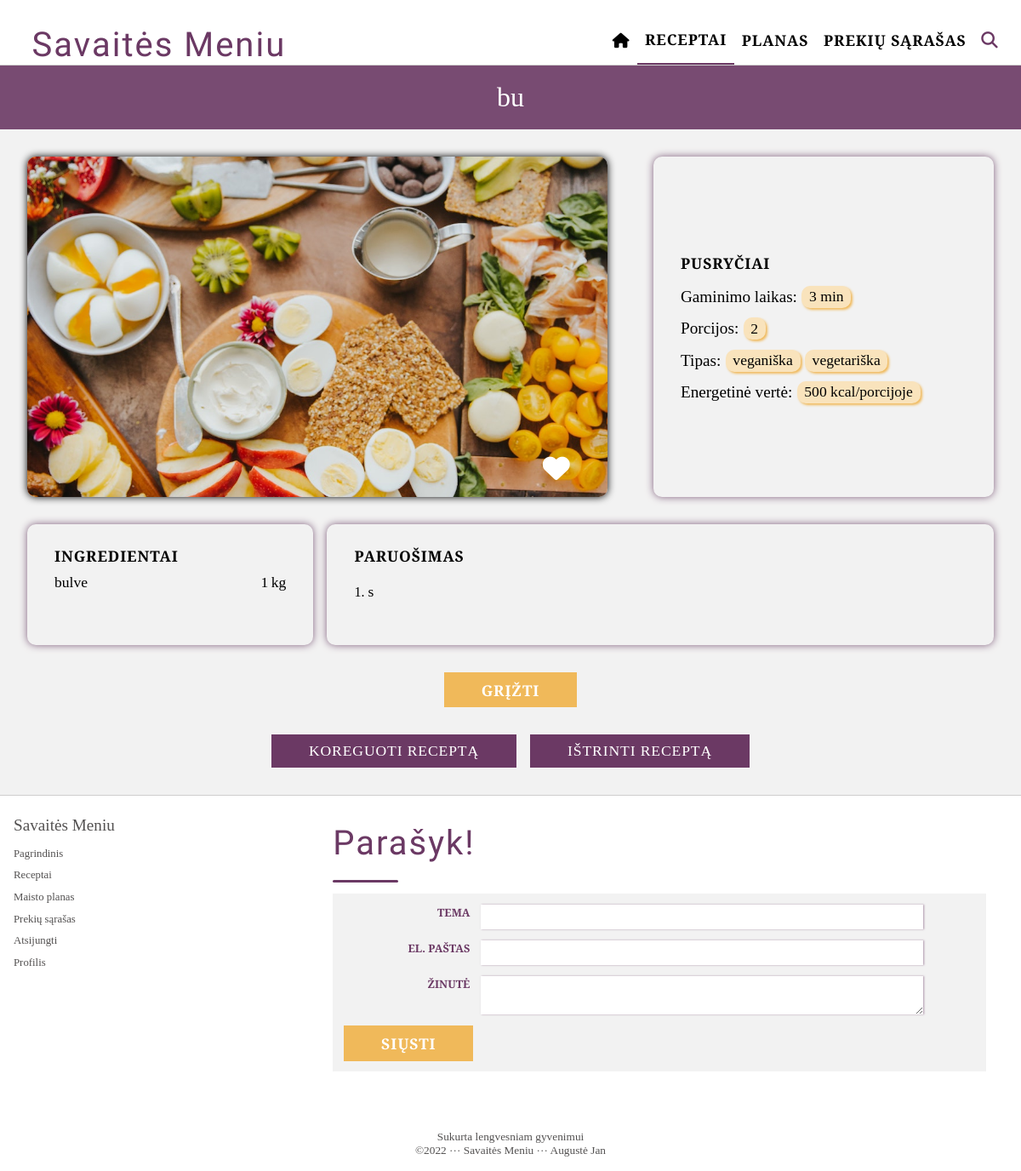
/single_recipe?recipeID=1 (signed in), run on the app's committed database.
### flaskr/model.py (models this page shows)
class Recipe(db.Model):
    id = db.Column(db.Integer, primary_key = True)
    name = db.Column(db.String(100))
    recipeIngredients = db.relationship('Ingredient', secondary=recipeIngredients, lazy=True)
    instruction = db.Column(db.String(10000))
    picture = db.Column(db.String(1000))
    cookingtime = db.Column(db.Integer)
    portions = db.Column(db.Integer)
    user_id = db.Column(db.Integer, db.ForeignKey('user.id'))
    description = db.Column(db.String(10000))
    recipetypes = db.relationship('Foodtype', secondary=recipeTypes, lazy=True)
    recipeCoursetype = db.relationship('Coursetype', secondary=recipeCoursetype, lazy=True)

class Coursetype(db.Model):
    id = db.Column(db.Integer, primary_key = True)
    name = db.Column(db.String(100))

class Foodtype(db.Model):
    id = db.Column(db.Integer, primary_key = True)
    name = db.Column(db.String(100))

class Ingredient(db.Model):
    id = db.Column(db.Integer, primary_key = True)
    name = db.Column(db.String(100))
    amount = db.Column(db.Integer)
    subtitle = db.Column(db.String(200))
    measurement_id = db.Column(db.Integer, db.ForeignKey('measurement.id'))
    product_id = db.Column(db.Integer, db.ForeignKey('product.id'))
    recipe_id = db.Column(db.Integer, db.ForeignKey('recipe.id'))

class Measurement(db.Model):
    id = db.Column(db.Integer, primary_key = True)
    name = db.Column(db.String(100))

### flaskr/public_pages.py (the view)
@public_pages.route('/single_recipe')
def render_single_recipe():
    IDofRecipe = request.args.get('recipeID')
    recipeToVisualize = Recipe.query.filter_by(id=IDofRecipe).first()
    adminUserId = User.query.filter_by(role_name = 'admin').first().id
    if current_user.is_authenticated:
        loggedIn = "True"
        user = User.query.filter_by(id=current_user.id).first()
        if not (recipeToVisualize.user_id == current_user.id or
                recipeToVisualize.user_id == adminUserId or
                recipeToVisualize.user_id == current_user.chef_id):
            return redirect(url_for('private_pages.recipes'))
    else:
        loggedIn = "False"
        user = None
        if not (recipeToVisualize.user_id == adminUserId):
            return redirect(url_for('private_pages.recipes'))
    fullPicturePath = recipeToVisualize.picture
    modifiedPicturePath=""
    if fullPicturePath:
        modifiedPicturePath = '..' + fullPicturePath.split("flaskr")[1]
    kcalPerPortion = calculateCalories(IDofRecipe)
    sentenceList = []
    sentence = ""
    for letter in recipeToVisualize.instruction:
        if "\n" != letter :
            sentence += letter
        else:
            sentenceList.append(sentence)
            sentence = ""
    if sentence != "":
        sentenceList.append(sentence)
    subtitleList = []
    for ingredientItem in recipeToVisualize.recipeIngredients:
        subtitleItem = ingredientItem.subtitle
        if subtitleItem not in subtitleList:
            subtitleList.append(subtitleItem)
    measurmentDict = {}
    allMeasurements = Measurement.query.all()
    for item in allMeasurements:
        measurmentDict[item.id] = item.name
    favoriteValue=""
    if current_user.is_authenticated and not current_user.role_name == 'family_member':
        ifFavorited=db.session.query(favoriteRecipes).filter_by(recipe_id=recipeToVisualize.id, user_id=current_user.id).first()
        if ifFavorited:
            favoriteValue=" favorited"
    myRecipe = 'False'
    if current_user.is_authenticated:
        if recipeToVisualize.user_id == current_user.id:
            myRecipe = 'True'
    return render_template('pages/public/singleRecipe.html',
        favoriteValue=favoriteValue,
        recipe=recipeToVisualize,
        subtitlelist=subtitleList,
        picturepath=modifiedPicturePath,
        sentencelist=sentenceList,
        calories=kcalPerPortion,
        measurmentDict=measurmentDict,
        myRecipe = myRecipe,
        loggedIn=loggedIn,
        user=user
        )

### flaskr/templates/pages/public/singleRecipe.html (shortened to what this page needs)
{% extends "base.html" %}
{% block navrecipes %} active {% endblock %}
{% block content%}
<section class="single-recipe-page page-outer-container">
    <h1 class="recipe-name-display wide-purple-bk page-title-text"> {{ recipe.name }} </h1>
    <div class="single-recipe-inner-shape page-inner-container">
        <div class="text-and-picture-display">
            <div class="heart-and-image">
                {% if loggedIn == 'True' %}
                {% if user.role_name == 'chef' or user.role_name == 'admin'  %}
                <i class="fa-solid fa-heart favorite-heart{{ favoriteValue }}" id="heartID{{recipe.id}}"></i>
                {% endif %}
                {% endif %}
                <div class="image-side-display">
                    {% if picturepath != "" %}
                        <img src={{picturepath }}/>
                    {% else %}
                        <img src='../../../static/images/intro1s.jpg'/>
                    {% endif %}
                </div>
            </div>
            <ul class="text-side-display dashboard-card-shape">
                <li class="course-type-display">
                    {% for course in recipe.recipeCoursetype %}
                        <h2 class="bold-uppercase-normal">{{ course.name }}</h2>
                    {% endfor %}
                </li>
                <li class="cooking-time-display text-side-display--value">
                    <h3 class="text-unimportant-title">Gaminimo laikas:</h3>
                    <p>{{recipe.cookingtime}} min</p>
                </li>
                <li class="portions-display text-side-display--value">
                    <h3 class="text-unimportant-title">Porcijos:</h3>
                    <p>{{recipe.portions}}</p>
                </li>
                <li class="recipetypes-display text-side-display--value">
                    <h3 class="text-unimportant-title">Tipas:</h3>
                    {% for type in recipe.recipetypes %}
                        <p>{{ type.name }}</p>
                    {% endfor %}
                </li>
                <li class="calories-display text-side-display--value">
                    <h3 class="text-unimportant-title">Energetinė vertė: </h3>
                    <p>{{calories}} kcal/porcijoje</p>
                </li>
            </ul>
        </div>
        <div class="ingredients-and-preparation-display">
            <div class="ingredients-of-recipe dashboard-card-shape">
                <div class="ingredients-of-recipe--text-area">
                    <h2 class="bold-uppercase-normal">Ingredientai</h2>
                    {% for ingredient in recipe.recipeIngredients %}
                        {% if not ingredient.subtitle %}
                            <li class="ingredient-list-li">
                                <p>{{ ingredient.name}}</p>
                                <p>{{ ingredient.amount}}</p>
                                <p>
                                {% for key in measurmentDict %}
                                    {% if key == ingredient.measurement_id %}
                                        {{measurmentDict[key]}}
                                    {% endif%}
                                {% endfor %}
                                </p>
                            </li>
                        {% endif %}
                    {% endfor %}
                </div>
            </div>
            <div class="preparation-of-recipe-display dashboard-card-shape">
                <h2 class="bold-uppercase-normal">Paruošimas</h2>
                <ol class="preparation-display-ol">
                    {% for sentence in sentencelist%}
                    <li><p>{{ sentence }}</p></li>
                    {% endfor %}
                </ol>
            </div>
        </div>
    </div>
    <div class="full-width-invisible-div">
        <button class="back-btn button">Grįžti</button>
    </div>
    {% if myRecipe == 'True'%}
    <div class="recipe-action-button">
        <button id="add-recipe-button" class="button-thin modify-recipe-btn" name="recipeID={{recipe.id}}">Koreguoti receptą</button>
        <button class="button-thin delete-recipe-btn" name="recipeID={{recipe.id}}">Ištrinti receptą</button>
    </div>
    {% endif%}
</section>
{% endblock %}
{% block register %}
{% if loggedIn == "False" %}
            <li><a href="register">Registruotis</a></li>
            <li><a href="login">Prisijungti</a></li>
{% else %}
    <li><a href="logout">Atsijungti</a></li>
    <li><a href="profile">Profilis</a></li>
{% endif %}
{% endblock %}

### flaskr/templates/base.html (shortened to what this page needs)
<!DOCTYPE html>
<html lang="en">
<head>
    <link href="../static/index-style.css" rel="stylesheet" />
</head>
<body>
    <nav class="bold-uppercase-normal">
        <ul class="nav-ul">
            <li class="nav-li title curly-title-like">
                <a href="/">
                    Savaitės Meniu
                </a>
            </li>
            <li class="nav-li home web-mob {% block navhome %} {% endblock %}">
                <a href="/">
                    <i class="fa-solid fa-house"></i>
                </a>
            </li>
            <li class="nav-li recipes web-mob {% block navrecipes %} {% endblock %}" ><a href="recipes">Receptai</a></li>
            <li class="nav-li week-plan web-mob {% block navcalendar %} {% endblock %}"><a href="calendar">Planas</a></li>
            <li class="nav-li shop-list web-mob {% block navgroceries %} {% endblock %}"><a href="groc_list">Prekių sąrašas</a></li>
            <li class="nav-li search web-mob {% block navsearch %} {% endblock %}"><a href="search"><i class="fa-solid fa-magnifying-glass icon"></i></a></li>
        </ul>
    </nav>
    {% block content %}
    {% endblock %}
    <div class="divider"></div>
    <footer>
        <div class="footer-nav">
            <h2 class="text-unimportant-title">Savaitės Meniu</h2>
            <ul class="simple-text-small">
                <li><a href="/">Pagrindinis</a></li>
                <li><a href="recipes">Receptai</a></li>
                <li><a href="calendar">Maisto planas</a></li>
                <li><a href="groc_list">Prekių sąrašas</a></li>
                {% block register %}
                {% endblock %}
            </ul>
        </div>
        <div class="message-me">
            <section class="contact-me form-style">
                <h2 class="curly-title-like">Parašyk!</h2>
                <div class="decoration-line"></div>
                <form class="bold-uppercase-small" action="/send-email" method="POST">
                    <label for="#message-theme" >Tema</label>
                    <input type="text" id="message-theme" name="message-subject" required>
                    <label for="#message-email" >El. paštas</label>
                    <input type="email" id="message-email" name="message-email" required>
                    <label for="#message-text">Žinutė</label>
                    <textarea id="message-text" name="message-text" required></textarea>
                    <button class="button" type="submit">Siųsti</button>
                </form>
            </section>
        </div>
        <div class="copyrights">
            <small>
                Sukurta lengvesniam gyvenimui
            </small>
            <small>
                &#169<span id="date"></span> &middot&middot&middot Savaitės Meniu &middot&middot&middot Augustė Jan
            </small>
        </div>
    </footer>
</body>
</html>

### data on the page
Recipe: name "bu", cookingtime "3", portions "2"
Coursetype: name "PUSRYČIAI"
Foodtype: name "veganiška"
Foodtype: name "vegetariška"
Ingredient: name "bulve", amount "1"
Measurement: name "kg"

### other printed values
{{ calories }} "500"
{{ sentence }} "s"
